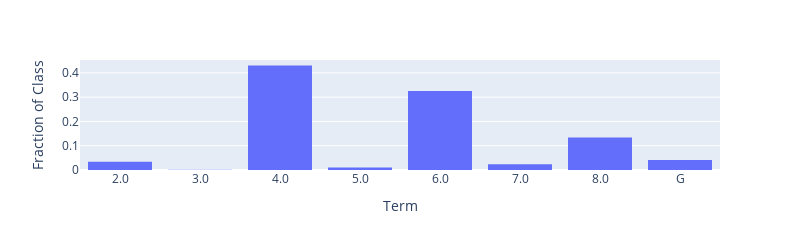

Source (notebook cell):
### Markdown cell above
### What year are you?

### Code cell
fig = px.histogram(majors['Terms in Attendance'].sort_values(),
                   histnorm='probability')

fig.update_layout(showlegend=False,
                  xaxis_title="Term",
                  yaxis_title="Fraction of Class",
                  autosize=False, 
                  width=800, 
                  height=250)

### Figure 1 — Plotly figure (JSON) as saved in the notebook; plotly's stock layout.template omitted (floating-point values rounded to 4 significant figures; data arrays with more than 128 entries replaced by an {"elided": "..."} marker saying what was removed)
{"data": [{"bingroup": "x", "histnorm": "probability", "hovertemplate": "variable=Terms in Attendance<br>value=%{x}<br>probability=%{y}<extra></extra>", "legendgroup": "Terms in Attendance", "marker": {"color": "#636efa", "pattern": {"shape": ""}}, "name": "Terms in Attendance", "orientation": "v", "showlegend": true, "type": "histogram", "x": {"elided": "1275 str values"}, "xaxis": "x", "yaxis": "y"}], "layout": {"autosize": false, "barmode": "relative", "height": 250, "legend": {"title": {"text": "variable"}, "tracegroupgap": 0}, "margin": {"t": 60}, "showlegend": false, "width": 800, "xaxis": {"anchor": "y", "domain": [0, 1], "title": {"text": "Term"}}, "yaxis": {"anchor": "x", "domain": [0, 1], "title": {"text": "Fraction of Class"}}}}
